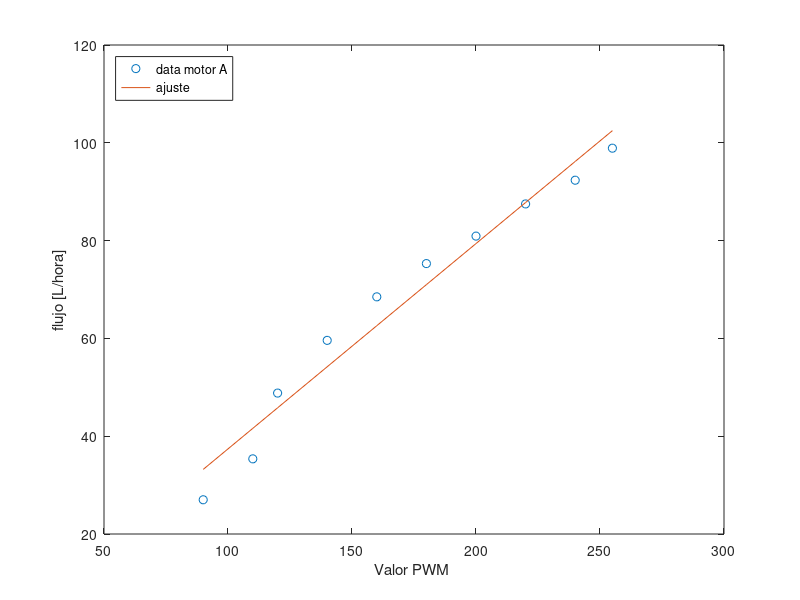
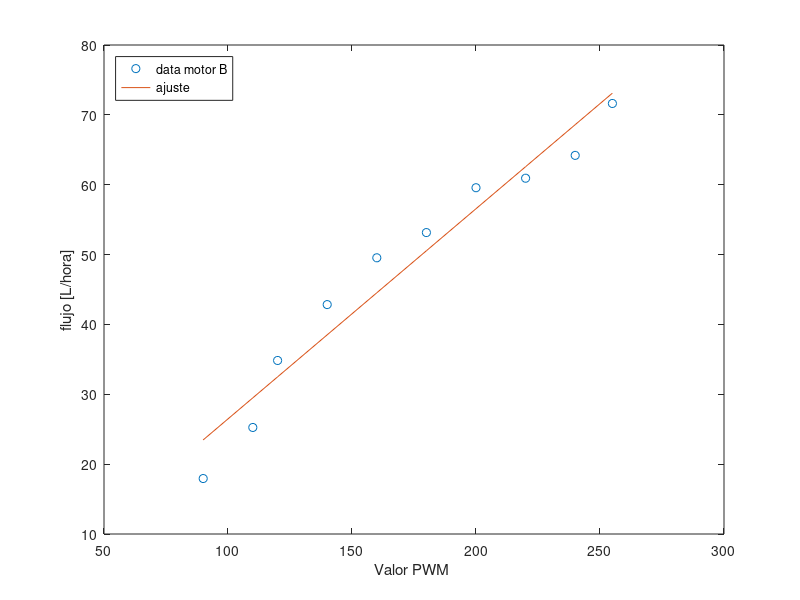

Write MATLAB code to recreate these figures, in order.
% Motor A y motor B, calibracion

pwm = [90 110 120 140 160 180 200 220 240 255];
flujo_a = [ 27 35.37 48.82 59.60 68.5 75.30 80.92 87.5 92.35 98.9];
flujo_b = [17.94 25.25 34.84 42.84 49.54 53.15 59.57 60.93 64.20 71.63];

p_a = polyfit(pwm,flujo_a,1);
p_b = polyfit(pwm,flujo_b,1);
pend_a = p_a(1)
orden_a = p_a(2)
pend_b = p_b(1)
orden_b = p_b(2)

f = polyval(p_a,pwm);
figure(1)
plot(pwm,flujo_a, 'o' , pwm, f, '-')
legend('data motor A','ajuste','Location','northwest')
ylabel('flujo [L/hora]')
xlabel ('Valor PWM ')

g = polyval(p_b,pwm);
figure(2)
plot(pwm,flujo_b, 'o' , pwm, g, '-')
legend('data motor B','ajuste','Location','northwest')
ylabel('flujo [L/hora]')
xlabel ('Valor PWM ')